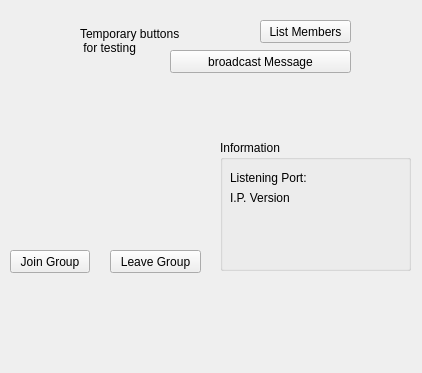
<?xml version="1.0" encoding="UTF-8"?>
<ui version="4.0">
 <class>MainWindow</class>
 <widget class="QMainWindow" name="MainWindow">
  <property name="geometry">
   <rect>
    <x>0</x>
    <y>0</y>
    <width>422</width>
    <height>373</height>
   </rect>
  </property>
  <property name="windowTitle">
   <string>Komunikator</string>
  </property>
  <widget class="QWidget" name="centralWidget">
   <widget class="QPushButton" name="joinGroupButton">
    <property name="geometry">
     <rect>
      <x>10</x>
      <y>250</y>
      <width>80</width>
      <height>23</height>
     </rect>
    </property>
    <property name="text">
     <string>Join Group</string>
    </property>
   </widget>
   <widget class="QPushButton" name="leaveGroupButton">
    <property name="enabled">
     <bool>true</bool>
    </property>
    <property name="geometry">
     <rect>
      <x>110</x>
      <y>250</y>
      <width>91</width>
      <height>23</height>
     </rect>
    </property>
    <property name="text">
     <string>Leave Group</string>
    </property>
   </widget>
   <widget class="QPushButton" name="broadcastMessageButton">
    <property name="geometry">
     <rect>
      <x>170</x>
      <y>50</y>
      <width>181</width>
      <height>23</height>
     </rect>
    </property>
    <property name="text">
     <string>broadcast Message</string>
    </property>
   </widget>
   <widget class="QLabel" name="label">
    <property name="geometry">
     <rect>
      <x>80</x>
      <y>10</y>
      <width>131</width>
      <height>61</height>
     </rect>
    </property>
    <property name="text">
     <string>Temporary buttons  
 for testing</string>
    </property>
   </widget>
   <widget class="QGroupBox" name="infoBox">
    <property name="geometry">
     <rect>
      <x>220</x>
      <y>140</y>
      <width>191</width>
      <height>131</height>
     </rect>
    </property>
    <property name="title">
     <string>Information</string>
    </property>
    <widget class="QLabel" name="portLabel">
     <property name="geometry">
      <rect>
       <x>10</x>
       <y>30</y>
       <width>171</width>
       <height>16</height>
      </rect>
     </property>
     <property name="text">
      <string>Listening Port: </string>
     </property>
    </widget>
    <widget class="QLabel" name="ipLabel">
     <property name="geometry">
      <rect>
       <x>10</x>
       <y>50</y>
       <width>91</width>
       <height>16</height>
      </rect>
     </property>
     <property name="text">
      <string>I.P. Version</string>
     </property>
    </widget>
    <widget class="QLabel" name="port">
     <property name="geometry">
      <rect>
       <x>120</x>
       <y>30</y>
       <width>59</width>
       <height>15</height>
      </rect>
     </property>
     <property name="text">
      <string/>
     </property>
     <property name="scaledContents">
      <bool>true</bool>
     </property>
     <property name="alignment">
      <set>Qt::AlignRight|Qt::AlignTrailing|Qt::AlignVCenter</set>
     </property>
    </widget>
    <widget class="QLabel" name="ip">
     <property name="geometry">
      <rect>
       <x>120</x>
       <y>50</y>
       <width>59</width>
       <height>15</height>
      </rect>
     </property>
     <property name="text">
      <string/>
     </property>
     <property name="scaledContents">
      <bool>true</bool>
     </property>
     <property name="alignment">
      <set>Qt::AlignRight|Qt::AlignTrailing|Qt::AlignVCenter</set>
     </property>
    </widget>
   </widget>
   <widget class="QPushButton" name="listMembersButton">
    <property name="geometry">
     <rect>
      <x>260</x>
      <y>20</y>
      <width>91</width>
      <height>23</height>
     </rect>
    </property>
    <property name="text">
     <string>List Members</string>
    </property>
   </widget>
  </widget>
 </widget>
 <layoutdefault spacing="6" margin="11"/>
 <resources/>
 <connections/>
</ui>
